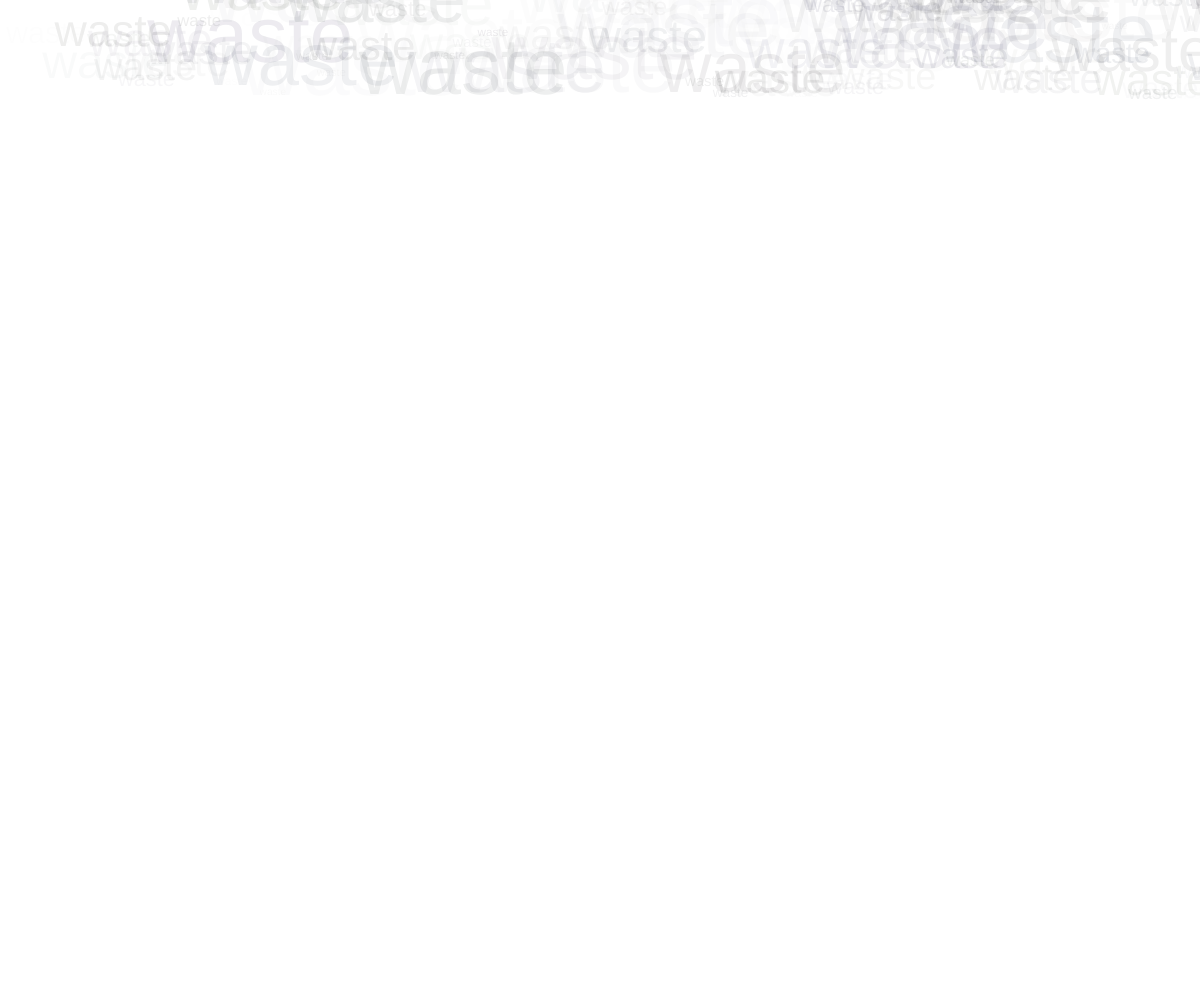
Frame 1 (no input)
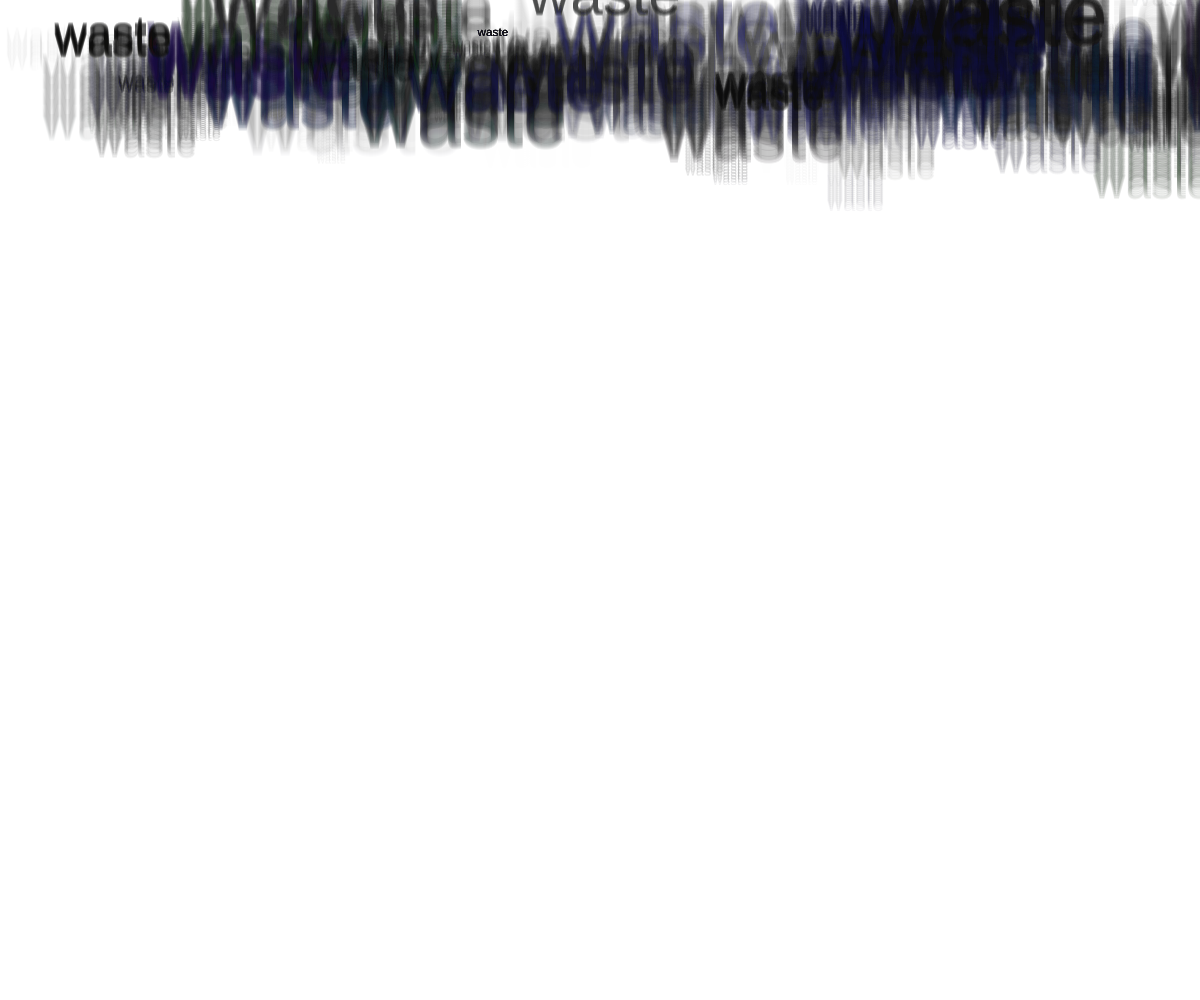
Frame 60 (no input)
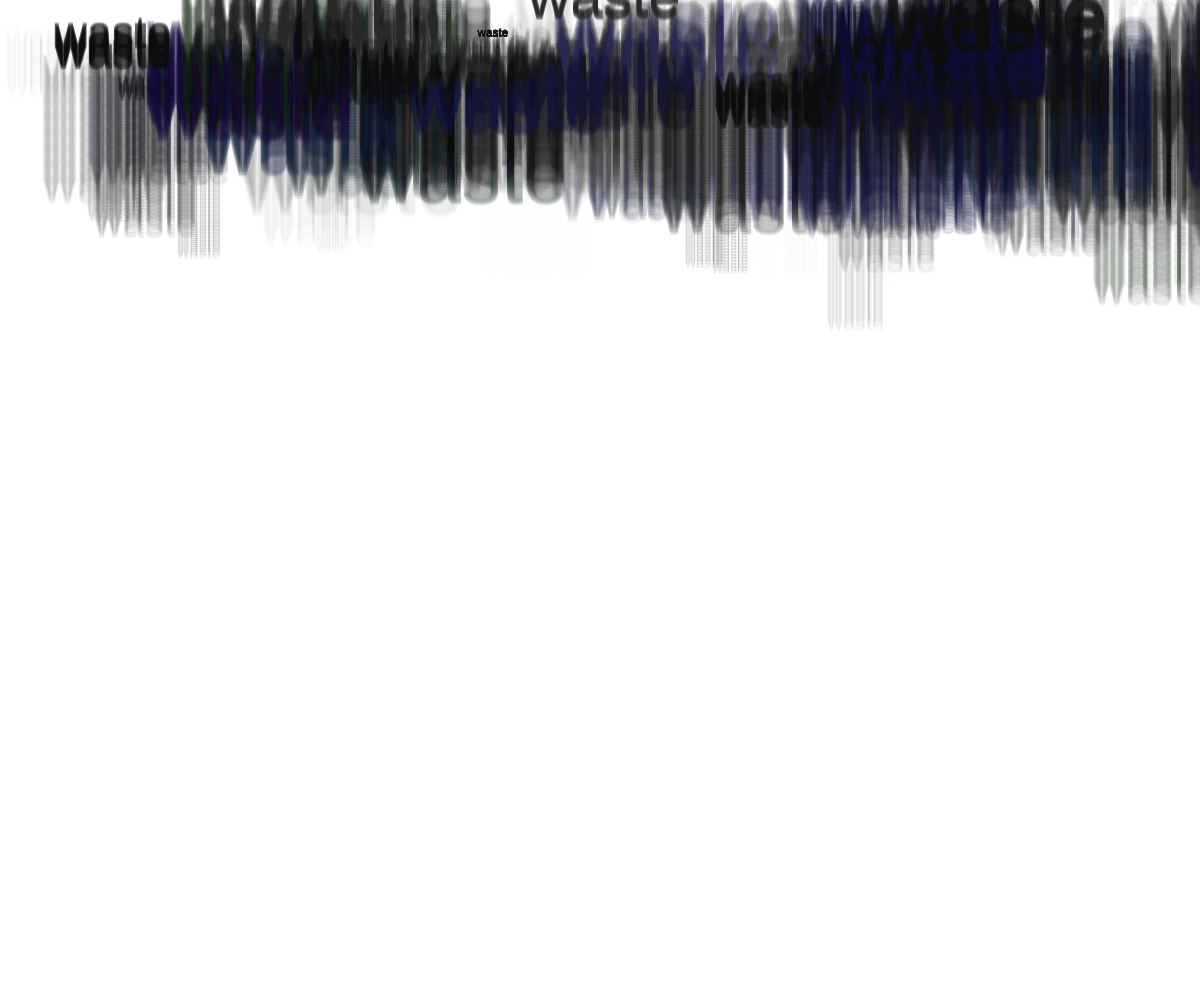
Frame 120 (the mouse pressed at the canvas centre since frame 60)

The p5.js sketch that drew these frames (run headless with seeded random() and noise() and a simulated clock; from frame 60 on, the mouse is pressed at the canvas centre):

// p5.js sketch
// ── sketch.js


let cars = [];

function setup() {
  createCanvas(windowWidth, windowHeight);

  for(let i = 0 ; i < 100 ; i++){
    cars.push(new Car());
  }

}

function draw() {
  //background(255);

for(let i = 0 ; i < cars.length ; i++){
  cars[i].display();
  cars[i].move();

}

}

class Car {

  constructor() {
    //this.x = random(100);
    this.pos = createVector(random(width), random(100));
     this.vel = createVector(0, random(2));
    this.cor = color(20, random(40), random(70), random(20));
    this.size = random(10, 90);

  }

  display() {
    fill(this.cor);
    textSize(this.size);
    //textSize(15);
    text("waste", this.pos.x, this.pos.y);

  }

  move() {
    //this.x = this.x + 10;
    this.pos.add(this.vel);
    if (this.pos.x > width) this.pos.x = -6;
    if(this.pos.x < 0) this.pos.x = width;
    if (this.pos.y > width) this.pos.y = -2;
    if(this.pos.y < 10) this.pos.y = width;

  }
}
